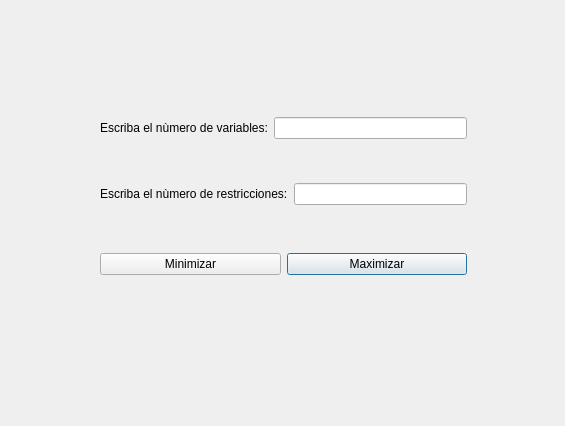
<?xml version="1.0" encoding="UTF-8"?>
<ui version="4.0">
 <class>Dialog</class>
 <widget class="QDialog" name="Dialog">
  <property name="geometry">
   <rect>
    <x>0</x>
    <y>0</y>
    <width>565</width>
    <height>426</height>
   </rect>
  </property>
  <property name="windowTitle">
   <string>Dialog</string>
  </property>
  <widget class="QWidget" name="gridLayoutWidget">
   <property name="geometry">
    <rect>
     <x>100</x>
     <y>100</y>
     <width>367</width>
     <height>56</height>
    </rect>
   </property>
   <layout class="QGridLayout" name="gridLayout">
    <item row="0" column="1">
     <widget class="QLineEdit" name="vars">
      <property name="text">
       <string/>
      </property>
     </widget>
    </item>
    <item row="0" column="0">
     <widget class="QLabel" name="label">
      <property name="text">
       <string>Escriba el nùmero de variables:</string>
      </property>
     </widget>
    </item>
   </layout>
  </widget>
  <widget class="QWidget" name="gridLayoutWidget_2">
   <property name="geometry">
    <rect>
     <x>100</x>
     <y>170</y>
     <width>367</width>
     <height>49</height>
    </rect>
   </property>
   <layout class="QGridLayout" name="gridLayout_2">
    <item row="0" column="1">
     <widget class="QLineEdit" name="restrictions">
      <property name="text">
       <string/>
      </property>
     </widget>
    </item>
    <item row="0" column="0">
     <widget class="QLabel" name="label_2">
      <property name="text">
       <string>Escriba el nùmero de restricciones:</string>
      </property>
     </widget>
    </item>
   </layout>
  </widget>
  <widget class="QWidget" name="gridLayoutWidget_3">
   <property name="geometry">
    <rect>
     <x>100</x>
     <y>240</y>
     <width>367</width>
     <height>49</height>
    </rect>
   </property>
   <layout class="QGridLayout" name="gridLayout_3">
    <item row="0" column="1">
     <widget class="QPushButton" name="btn_maximize">
      <property name="text">
       <string>Maximizar</string>
      </property>
     </widget>
    </item>
    <item row="0" column="0">
     <widget class="QPushButton" name="btn_minimize">
      <property name="text">
       <string>Minimizar</string>
      </property>
     </widget>
    </item>
   </layout>
  </widget>
 </widget>
 <resources/>
 <connections/>
</ui>
